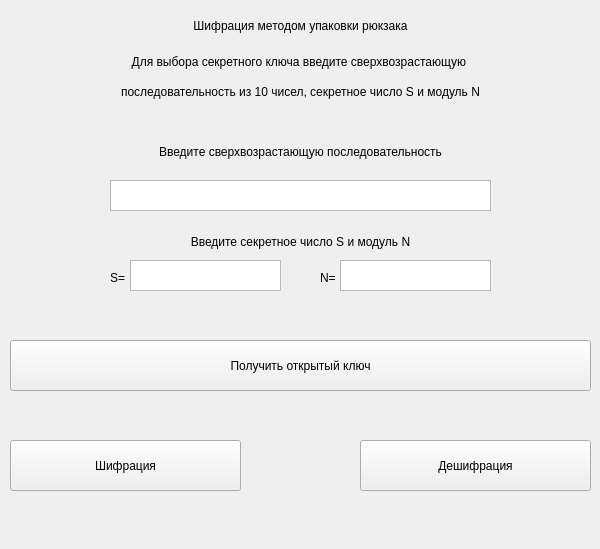
<?xml version="1.0" encoding="UTF-8"?>
<ui version="4.0">
 <class>MainWindow</class>
 <widget class="QMainWindow" name="MainWindow">
  <property name="geometry">
   <rect>
    <x>0</x>
    <y>0</y>
    <width>600</width>
    <height>549</height>
   </rect>
  </property>
  <property name="windowTitle">
   <string>MainWindow</string>
  </property>
  <widget class="QWidget" name="centralwidget">
   <widget class="QLabel" name="label">
    <property name="geometry">
     <rect>
      <x>10</x>
      <y>10</y>
      <width>581</width>
      <height>31</height>
     </rect>
    </property>
    <property name="styleSheet">
     <string notr="true">font: 14pt &quot;Times New Roman&quot;;</string>
    </property>
    <property name="text">
     <string>Шифрация методом упаковки рюкзака</string>
    </property>
    <property name="alignment">
     <set>Qt::AlignCenter</set>
    </property>
   </widget>
   <widget class="QPushButton" name="pushButton">
    <property name="geometry">
     <rect>
      <x>10</x>
      <y>340</y>
      <width>581</width>
      <height>51</height>
     </rect>
    </property>
    <property name="styleSheet">
     <string notr="true">font: 12pt &quot;Times New Roman&quot;;</string>
    </property>
    <property name="text">
     <string>Получить открытый ключ</string>
    </property>
   </widget>
   <widget class="QLabel" name="label_2">
    <property name="geometry">
     <rect>
      <x>110</x>
      <y>270</y>
      <width>21</width>
      <height>16</height>
     </rect>
    </property>
    <property name="styleSheet">
     <string notr="true">font: 10pt &quot;Times New Roman&quot;;</string>
    </property>
    <property name="text">
     <string>S=</string>
    </property>
   </widget>
   <widget class="QLabel" name="label_3">
    <property name="geometry">
     <rect>
      <x>320</x>
      <y>270</y>
      <width>21</width>
      <height>16</height>
     </rect>
    </property>
    <property name="styleSheet">
     <string notr="true">font: 10pt &quot;Times New Roman&quot;;</string>
    </property>
    <property name="text">
     <string>N=</string>
    </property>
   </widget>
   <widget class="QLabel" name="label_4">
    <property name="geometry">
     <rect>
      <x>10</x>
      <y>140</y>
      <width>581</width>
      <height>23</height>
     </rect>
    </property>
    <property name="styleSheet">
     <string notr="true">font: 10pt &quot;Times New Roman&quot;;</string>
    </property>
    <property name="text">
     <string>Введите сверхвозрастающую последовательность</string>
    </property>
    <property name="alignment">
     <set>Qt::AlignCenter</set>
    </property>
   </widget>
   <widget class="QPlainTextEdit" name="plainTextEdit_4">
    <property name="geometry">
     <rect>
      <x>110</x>
      <y>180</y>
      <width>381</width>
      <height>31</height>
     </rect>
    </property>
   </widget>
   <widget class="QLabel" name="label_5">
    <property name="geometry">
     <rect>
      <x>20</x>
      <y>230</y>
      <width>561</width>
      <height>23</height>
     </rect>
    </property>
    <property name="styleSheet">
     <string notr="true">font: 10pt &quot;Times New Roman&quot;;</string>
    </property>
    <property name="text">
     <string>Введите секретное число S и модуль N</string>
    </property>
    <property name="alignment">
     <set>Qt::AlignCenter</set>
    </property>
   </widget>
   <widget class="QPlainTextEdit" name="plainTextEdit_5">
    <property name="geometry">
     <rect>
      <x>130</x>
      <y>260</y>
      <width>151</width>
      <height>31</height>
     </rect>
    </property>
   </widget>
   <widget class="QLabel" name="label_6">
    <property name="geometry">
     <rect>
      <x>10</x>
      <y>50</y>
      <width>581</width>
      <height>23</height>
     </rect>
    </property>
    <property name="styleSheet">
     <string notr="true">font: 10pt &quot;Times New Roman&quot;;</string>
    </property>
    <property name="text">
     <string>Для выбора секретного ключа введите сверхвозрастающую </string>
    </property>
    <property name="alignment">
     <set>Qt::AlignCenter</set>
    </property>
   </widget>
   <widget class="QLabel" name="label_7">
    <property name="geometry">
     <rect>
      <x>10</x>
      <y>80</y>
      <width>581</width>
      <height>23</height>
     </rect>
    </property>
    <property name="styleSheet">
     <string notr="true">font: 10pt &quot;Times New Roman&quot;;</string>
    </property>
    <property name="text">
     <string>последовательность из 10 чисел, секретное число S и модуль N</string>
    </property>
    <property name="alignment">
     <set>Qt::AlignCenter</set>
    </property>
   </widget>
   <widget class="QPlainTextEdit" name="plainTextEdit_6">
    <property name="geometry">
     <rect>
      <x>340</x>
      <y>260</y>
      <width>151</width>
      <height>31</height>
     </rect>
    </property>
   </widget>
   <widget class="QPushButton" name="pushButton_2">
    <property name="geometry">
     <rect>
      <x>10</x>
      <y>440</y>
      <width>231</width>
      <height>51</height>
     </rect>
    </property>
    <property name="styleSheet">
     <string notr="true">font: 12pt &quot;Times New Roman&quot;;</string>
    </property>
    <property name="text">
     <string>Шифрация</string>
    </property>
   </widget>
   <widget class="QPushButton" name="pushButton_3">
    <property name="geometry">
     <rect>
      <x>360</x>
      <y>440</y>
      <width>231</width>
      <height>51</height>
     </rect>
    </property>
    <property name="styleSheet">
     <string notr="true">font: 12pt &quot;Times New Roman&quot;;</string>
    </property>
    <property name="text">
     <string>Дешифрация</string>
    </property>
   </widget>
  </widget>
 </widget>
 <resources/>
 <connections/>
</ui>
